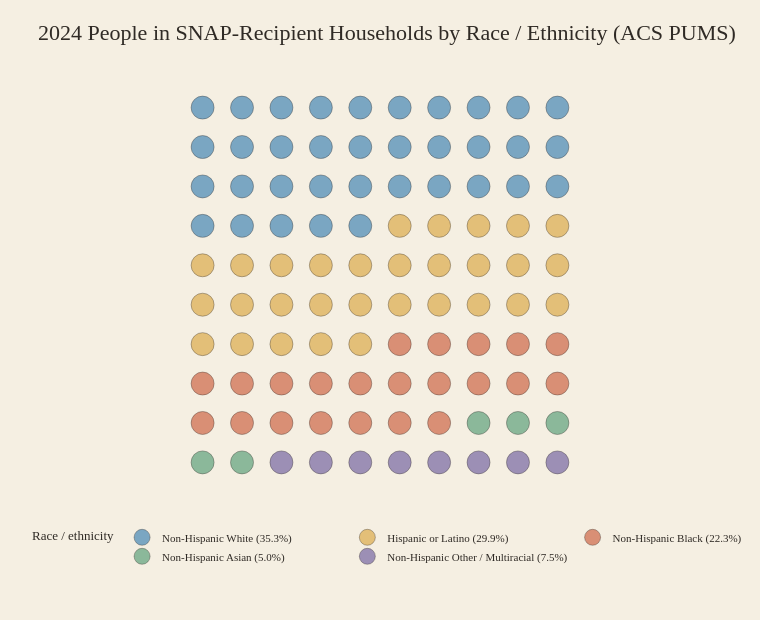

The code cell stored with this chart in its notebook:
### Code cell
# Rectangular point proportion visualization: people in SNAP-recipient households
snap_total = df_pums_summary.loc[df_pums_summary['Metric'].eq('SNAP recipient-household population'), 'Value'].sum()
pop_total = df_pums_summary.loc[df_pums_summary['Metric'].eq('Population'), 'Value'].sum()
if not snap_total < pop_total:
    raise ValueError('SNAP recipient-household population should be lower than total population.')

fig_pums_snap = plot_rectangular_proportion(
    df_pums_summary,
    metric='SNAP recipient-household population',
    title='2024 People in SNAP-Recipient Households by Race / Ethnicity (ACS PUMS)',
    value_label='Weighted people in SNAP-recipient households',
    output_path='output/snap_race_ethnicity_proportion_2024.html',
)
fig_pums_snap.show()

### Figure 1 — Plotly figure (JSON) as saved in the notebook; plotly's stock layout.template omitted (floating-point values rounded to 4 significant figures)
{"data": [{"customdata": [[0.3533, 16670000.0], [0.3533, 16670000.0], [0.3533, 16670000.0], [0.3533, 16670000.0], [0.3533, 16670000.0], [0.3533, 16670000.0], [0.3533, 16670000.0], [0.3533, 16670000.0], [0.3533, 16670000.0], [0.3533, 16670000.0], [0.3533, 16670000.0], [0.3533, 16670000.0], [0.3533, 16670000.0], [0.3533, 16670000.0], [0.3533, 16670000.0], [0.3533, 16670000.0], [0.3533, 16670000.0], [0.3533, 16670000.0], [0.3533, 16670000.0], [0.3533, 16670000.0], [0.3533, 16670000.0], [0.3533, 16670000.0], [0.3533, 16670000.0], [0.3533, 16670000.0], [0.3533, 16670000.0], [0.3533, 16670000.0], [0.3533, 16670000.0], [0.3533, 16670000.0], [0.3533, 16670000.0], [0.3533, 16670000.0], [0.3533, 16670000.0], [0.3533, 16670000.0], [0.3533, 16670000.0], [0.3533, 16670000.0], [0.3533, 16670000.0]], "hovertemplate": "<b>%{fullData.name}</b><br>Share: %{customdata[0]:.2%}<br>Weighted people in SNAP-recipient households: %{customdata[1]:,.0f}<extra></extra>", "marker": {"color": "#7aa6c2", "line": {"color": "rgba(47,42,37,0.35)", "width": 1}, "size": 23}, "mode": "markers", "name": "Non-Hispanic White (35.3%)", "type": "scatter", "x": [0, 1, 2, 3, 4, 5, 6, 7, 8, 9, 0, 1, 2, 3, 4, 5, 6, 7, 8, 9, 0, 1, 2, 3, 4, 5, 6, 7, 8, 9, 0, 1, 2, 3, 4], "y": [9, 9, 9, 9, 9, 9, 9, 9, 9, 9, 8, 8, 8, 8, 8, 8, 8, 8, 8, 8, 7, 7, 7, 7, 7, 7, 7, 7, 7, 7, 6, 6, 6, 6, 6]}, {"customdata": [[0.2988, 14100000.0], [0.2988, 14100000.0], [0.2988, 14100000.0], [0.2988, 14100000.0], [0.2988, 14100000.0], [0.2988, 14100000.0], [0.2988, 14100000.0], [0.2988, 14100000.0], [0.2988, 14100000.0], [0.2988, 14100000.0], [0.2988, 14100000.0], [0.2988, 14100000.0], [0.2988, 14100000.0], [0.2988, 14100000.0], [0.2988, 14100000.0], [0.2988, 14100000.0], [0.2988, 14100000.0], [0.2988, 14100000.0], [0.2988, 14100000.0], [0.2988, 14100000.0], [0.2988, 14100000.0], [0.2988, 14100000.0], [0.2988, 14100000.0], [0.2988, 14100000.0], [0.2988, 14100000.0], [0.2988, 14100000.0], [0.2988, 14100000.0], [0.2988, 14100000.0], [0.2988, 14100000.0], [0.2988, 14100000.0]], "hovertemplate": "<b>%{fullData.name}</b><br>Share: %{customdata[0]:.2%}<br>Weighted people in SNAP-recipient households: %{customdata[1]:,.0f}<extra></extra>", "marker": {"color": "#e3bf78", "line": {"color": "rgba(47,42,37,0.35)", "width": 1}, "size": 23}, "mode": "markers", "name": "Hispanic or Latino (29.9%)", "type": "scatter", "x": [5, 6, 7, 8, 9, 0, 1, 2, 3, 4, 5, 6, 7, 8, 9, 0, 1, 2, 3, 4, 5, 6, 7, 8, 9, 0, 1, 2, 3, 4], "y": [6, 6, 6, 6, 6, 5, 5, 5, 5, 5, 5, 5, 5, 5, 5, 4, 4, 4, 4, 4, 4, 4, 4, 4, 4, 3, 3, 3, 3, 3]}, {"customdata": [[0.2228, 10510000.0], [0.2228, 10510000.0], [0.2228, 10510000.0], [0.2228, 10510000.0], [0.2228, 10510000.0], [0.2228, 10510000.0], [0.2228, 10510000.0], [0.2228, 10510000.0], [0.2228, 10510000.0], [0.2228, 10510000.0], [0.2228, 10510000.0], [0.2228, 10510000.0], [0.2228, 10510000.0], [0.2228, 10510000.0], [0.2228, 10510000.0], [0.2228, 10510000.0], [0.2228, 10510000.0], [0.2228, 10510000.0], [0.2228, 10510000.0], [0.2228, 10510000.0], [0.2228, 10510000.0], [0.2228, 10510000.0]], "hovertemplate": "<b>%{fullData.name}</b><br>Share: %{customdata[0]:.2%}<br>Weighted people in SNAP-recipient households: %{customdata[1]:,.0f}<extra></extra>", "marker": {"color": "#d98f75", "line": {"color": "rgba(47,42,37,0.35)", "width": 1}, "size": 23}, "mode": "markers", "name": "Non-Hispanic Black (22.3%)", "type": "scatter", "x": [5, 6, 7, 8, 9, 0, 1, 2, 3, 4, 5, 6, 7, 8, 9, 0, 1, 2, 3, 4, 5, 6], "y": [3, 3, 3, 3, 3, 2, 2, 2, 2, 2, 2, 2, 2, 2, 2, 1, 1, 1, 1, 1, 1, 1]}, {"customdata": [[0.05012, 2365000.0], [0.05012, 2365000.0], [0.05012, 2365000.0], [0.05012, 2365000.0], [0.05012, 2365000.0]], "hovertemplate": "<b>%{fullData.name}</b><br>Share: %{customdata[0]:.2%}<br>Weighted people in SNAP-recipient households: %{customdata[1]:,.0f}<extra></extra>", "marker": {"color": "#8bb89a", "line": {"color": "rgba(47,42,37,0.35)", "width": 1}, "size": 23}, "mode": "markers", "name": "Non-Hispanic Asian (5.0%)", "type": "scatter", "x": [7, 8, 9, 0, 1], "y": [1, 1, 1, 0, 0]}, {"customdata": [[0.07507, 3542000.0], [0.07507, 3542000.0], [0.07507, 3542000.0], [0.07507, 3542000.0], [0.07507, 3542000.0], [0.07507, 3542000.0], [0.07507, 3542000.0], [0.07507, 3542000.0]], "hovertemplate": "<b>%{fullData.name}</b><br>Share: %{customdata[0]:.2%}<br>Weighted people in SNAP-recipient households: %{customdata[1]:,.0f}<extra></extra>", "marker": {"color": "#9c8fb5", "line": {"color": "rgba(47,42,37,0.35)", "width": 1}, "size": 23}, "mode": "markers", "name": "Non-Hispanic Other / Multiracial (7.5%)", "type": "scatter", "x": [2, 3, 4, 5, 6, 7, 8, 9], "y": [0, 0, 0, 0, 0, 0, 0, 0]}], "layout": {"font": {"color": "#2f2a25", "family": "Georgia"}, "height": 620, "legend": {"font": {"size": 11}, "orientation": "h", "title": {"text": "Race / ethnicity"}, "x": 0, "y": -0.08}, "margin": {"b": 130, "l": 30, "r": 30, "t": 80}, "paper_bgcolor": "#f5efe2", "plot_bgcolor": "#f5efe2", "title": {"font": {"size": 22}, "text": "2024 People in SNAP-Recipient Households by Race / Ethnicity (ACS PUMS)"}, "width": 760, "xaxis": {"fixedrange": true, "range": [-0.7, 9.7], "visible": false}, "yaxis": {"fixedrange": true, "range": [-0.7, 9.7], "scaleanchor": "x", "scaleratio": 1, "visible": false}}}
